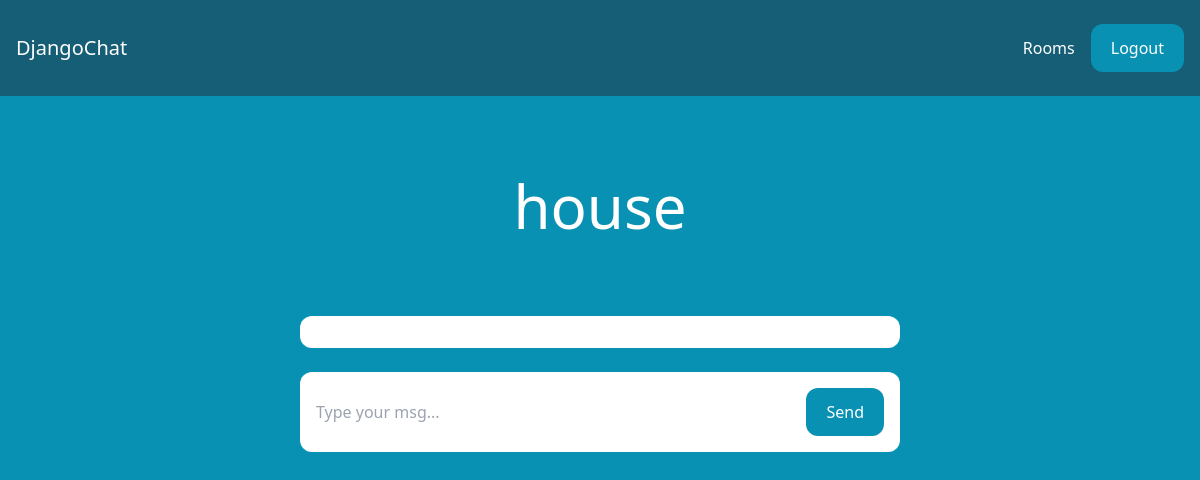
The app's page /rooms/house (signed in), older data.
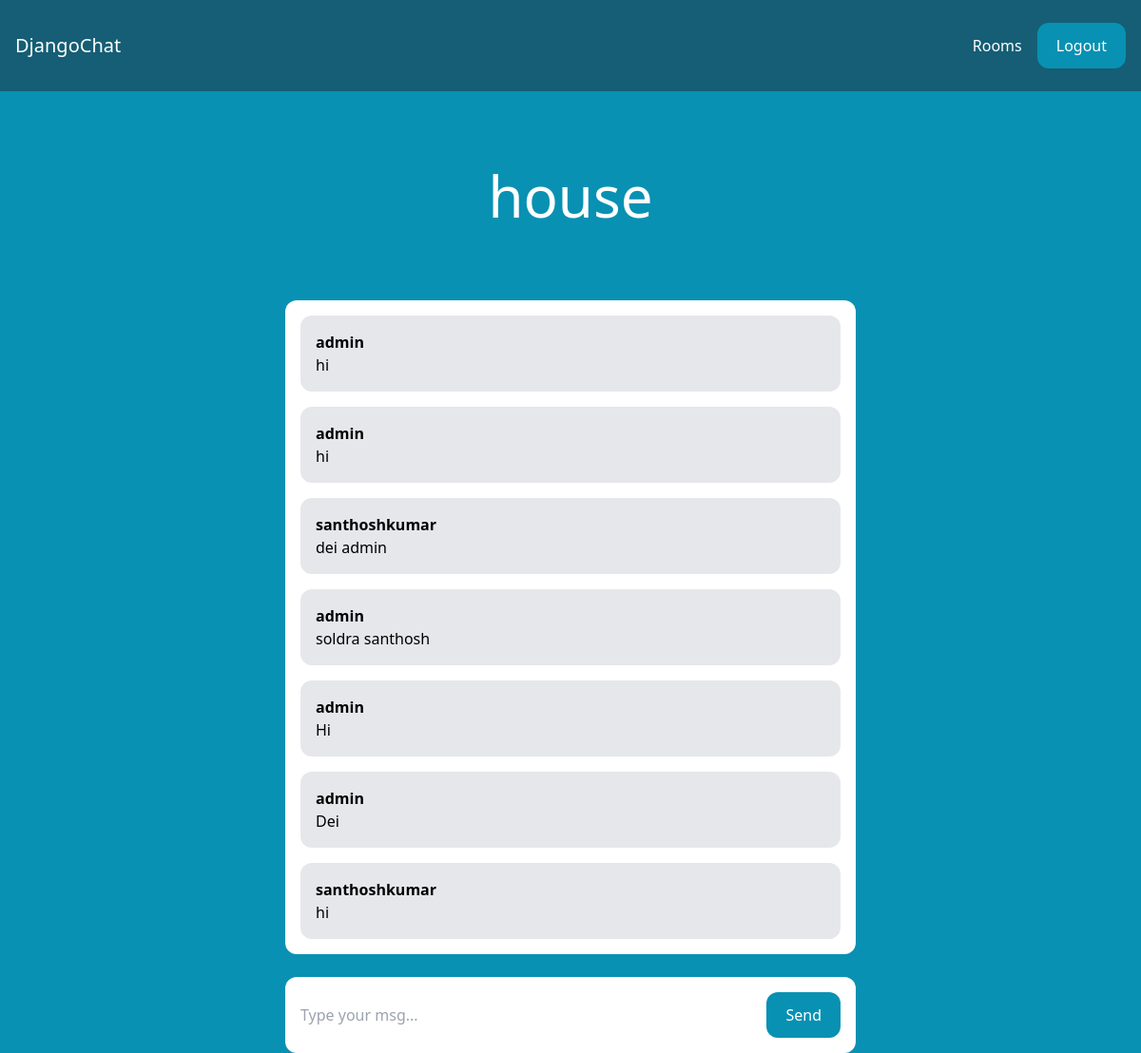
The same page, newer data.
### room/models.py (models this page shows, shortened)
class Room(models.Model):
    name = models.CharField(max_length=255)
    slug = models.SlugField(unique=True)

class Messages(models.Model):
    room = models.ForeignKey(Room,related_name='messages',on_delete=models.CASCADE)
    user = models.ForeignKey(User,related_name='messages',on_delete=models.CASCADE)
    content = models.TextField()
    date_added = models.DateTimeField(auto_now_add=True)
    class Meta:
        ordering = ('date_added',)

### room/views.py (the view)
# urls.py: path('rooms/',include('room.urls')),
@login_required(login_url='/login')
def room(request,slug):
    room = Room.objects.get(slug=slug)
    message = Messages.objects.filter(room=room)
    return render(request,'room/room.html',{'room' : room,'messages':message})

### room/templates/room/room.html (shortened to what this page needs)
{% extends 'core/base.html' %}
{% block content %}
<div class="p-10 lg:p-20 text-center">
    <h1 class="text-3xl lg:text-6xl text-white">{{ room.name }}</h1>
</div>
<div class="lg:w-2/4 mx-4 lg:mx-auto p-4 bg-white rounded-xl">
    <div class="chat-messages space-y-4" id="chat-messages">
        {% for msg in messages %}
            <div class="p-4 bg-gray-200 rounded-xl">
                <p class="font-semibold">{{msg.user.username}}</p>
                <p>{{msg.content}}</p>
            </div>
        {% endfor %}
    </div>
</div>
<div class="lg:w-2/4 mt-6 mx-4 lg:mx-auto p-4 bg-white rounded-xl">
    <form action="." method="POST" class="flex">
        <input type="text" name="content" id="chat-message-input" class="mr-3 flex-1" placeholder="Type your msg...">
        <button type="submit" id="chat-message-submit" class=" px-5 py-3 rounded-xl text-white bg-cyan-600 hover:bg-cyan-950">Send</button>
    </form>
</div>
{% endblock %}

### core/templates/core/base.html (shortened to what this page needs)
<!DOCTYPE html>
<html>
<head>
    <script src="https://cdn.tailwindcss.com"></script>
</head>
<body class="bg-cyan-600">
    <nav class="flex items-center justify-between px-4 py-6 bg-cyan-800">
        <div>
            <a href="/" class="text-xl text-white">DjangoChat</a>
        </div>
        <div class="flex items-center space-x-4">
            {% if request.user.is_authenticated %}
                <a href="/rooms/" class="text-white hover:text-gray-300">Rooms</a>
                <a href="/logout/" class="px-5 py-3 rounded-xl text-white bg-cyan-600 hover:bg-cyan-950">Logout</a>
            {% else %}
                <a href="/login/" class="text-white hover:text-gray-300">Login</a>
                <a href="/signup/" class="px-5 py-3 rounded-xl text-white bg-cyan-600 hover:bg-cyan-950">Signup</a>
            {% endif %}
        </div>
    </nav>
    {% block content %}
    {% endblock %}
</body>
</html>

Row changes from the older to the newer data that the page shows:
added Messages: user.username "admin", content "hi"
added Messages: user.username "admin", content "hi"
added Messages: user.username "santhoshkumar", content "dei admin"
added Messages: user.username "admin", content "soldra santhosh"
added Messages: user.username "admin", content "Hi"
added Messages: user.username "admin", content "Dei"
added Messages: user.username "santhoshkumar", content "hi"
